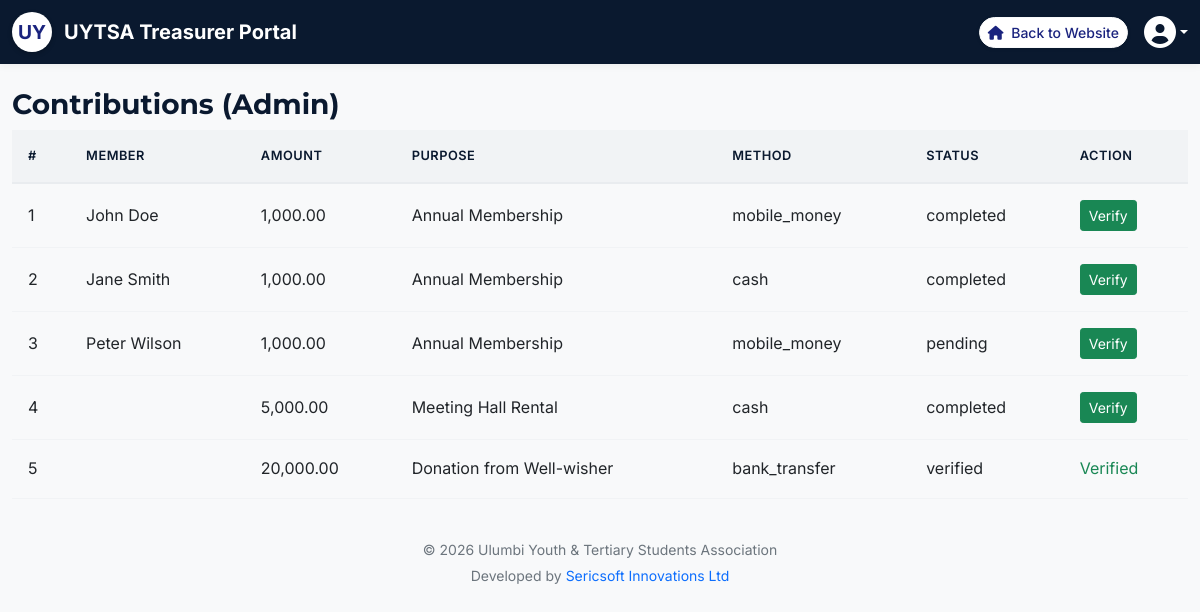
The page /admin/my-contributions.php (signed in) on the database its author committed.
### tables this page shows
CREATE TABLE finances (
    id INT PRIMARY KEY AUTO_INCREMENT,
    transaction_type ENUM('contribution', 'donation', 'expense', 'project_fund', 'event_fund') NOT NULL,
    member_id INT,
    amount DECIMAL(10,2) NOT NULL,
    purpose VARCHAR(255) NOT NULL,
    description TEXT,
    receipt_number VARCHAR(50) UNIQUE,
    payment_method ENUM('cash', 'mobile_money', 'bank_transfer', 'other') DEFAULT 'cash',
    status ENUM('pending', 'completed', 'verified', 'cancelled') DEFAULT 'pending',
    recorded_by INT,
    transaction_date DATE,
    recorded_at TIMESTAMP DEFAULT CURRENT_TIMESTAMP,
    FOREIGN KEY (member_id) REFERENCES users(id) ON DELETE SET NULL,
    FOREIGN KEY (recorded_by) REFERENCES users(id) ON DELETE SET NULL
);

CREATE TABLE users (
    id INT PRIMARY KEY AUTO_INCREMENT,
    username VARCHAR(50) UNIQUE NOT NULL,
    email VARCHAR(100) UNIQUE NOT NULL,
    password VARCHAR(255) NOT NULL,
    full_name VARCHAR(100) NOT NULL,
    role ENUM('member', 'Patron', 'Chairperson', 'Vice_Chairperson', 'Secretary_General', 'Treasurer', 'Organizing_Secretary', 'Publicity_Officer', 'NextGen_Docket') DEFAULT 'member',
    phone VARCHAR(20),
    institution VARCHAR(100),
    course VARCHAR(100),
    year_of_study VARCHAR(20),
    graduation_year INT,
    profile_image VARCHAR(255),
    bio TEXT,
    status ENUM('active', 'inactive', 'alumni') DEFAULT 'active',
    is_approved TINYINT(1) DEFAULT 0,
    registration_date TIMESTAMP DEFAULT CURRENT_TIMESTAMP,
    last_login TIMESTAMP NULL,
    reset_token VARCHAR(255),
    reset_expiry TIMESTAMP NULL
);

### admin/my-contributions.php (the view, shortened to what this page needs)
<?php
$conn = getDBConnection();
$contributions = $conn->query("SELECT f.*, u.full_name FROM finances f LEFT JOIN users u ON f.member_id = u.id ORDER BY recorded_at DESC");
?>
<?php include 'header.php'; ?>
<div class="container mt-4">
    <h3>Contributions (Admin)</h3>
    <div class="row">
        <div class="col-12">
            <table class="table table-sm">
                <thead><tr><th>#</th><th>Member</th><th>Amount</th><th>Purpose</th><th>Method</th><th>Status</th><th>Action</th></tr></thead>
                <tbody>
                <?php $i=1; while($r=$contributions->fetch_assoc()): ?>
                    <tr>
                        <td><?php echo $i++; ?></td>
                        <td><?php echo htmlspecialchars($r['full_name']); ?></td>
                        <td><?php echo number_format($r['amount'],2); ?></td>
                        <td><?php echo htmlspecialchars($r['purpose']); ?></td>
                        <td><?php echo htmlspecialchars($r['payment_method']); ?></td>
                        <td><?php echo htmlspecialchars($r['status']); ?></td>
                        <td>
                            <?php if ($r['status'] !== 'verified'): ?>
                                <a href="my-contributions.php?verify=<?php echo $r['id']; ?>" class="btn btn-sm btn-success">Verify</a>
                            <?php else: ?>
                                <span class="text-success">Verified</span>
                            <?php endif; ?>
                        </td>
                    </tr>
                <?php endwhile; ?>
                </tbody>
            </table>
        </div>
    </div>
</div>
<?php include 'footer.php'; ?>

### assets/css/style.css (style rules this page uses)
:root { --uytsa-blue: #2c3e50; --uytsa-light-blue: #3498db; --uytsa-red: #e74c3c; --uytsa-green: #2ecc71; --uytsa-yellow: #f39c12; }

### assets/css/modern.css (style rules this page uses)
:root { --corporate-navy: #0a192f; --corporate-blue: #112240; --corporate-accent: #c5a059; --corporate-accent-hover: #d4af37; --corporate-light: #f8f9fa; --corporate-dark: #212529; --corporate-gray: #8892b0; --corporate-border: #e2e8f0; --font-primary: 'Inter', sans-serif; --font-heading: 'Montserrat', sans-serif; --shadow-sm: 0 1px 2px 0 rgba(0, 0, 0, 0.05); --shadow-md: 0 4px 6px -1px rgba(0, 0, 0, 0.1), 0 2px 4px -1px rgba(0, 0, 0, 0.06); --shadow-lg: 0 10px 15px -3px rgba(0, 0, 0, 0.1), 0 4px 6px -2px rgba(0, 0, 0, 0.05); --shadow-premium: 0 20px 25px -5px rgba(0, 0, 0, 0.1), 0 10px 10px -5px rgba(0, 0, 0, 0.04); }
body { font-family: var(--font-primary); color: var(--corporate-dark); background-color: var(--corporate-light); line-height: 1.6; }
h1, h2, h3, h4, h5, h6 { font-family: var(--font-heading); font-weight: 700; color: var(--corporate-navy); }

### admin/css/admin.css (style rules this page uses)
:root { --sidebar-width: 250px; --header-height: 60px; --primary-color: var(--corporate-navy); --secondary-color: var(--corporate-blue); --accent-color: var(--corporate-accent); }
body { background-color: var(--corporate-light); font-family: var(--font-primary); }
.container.mt-4 { max-width: 1400px; }
.table { margin-bottom: 0; }
.table thead th { background-color: #f1f3f5; border-bottom: 2px solid #e9ecef; color: var(--corporate-navy); font-weight: 600; text-transform: uppercase; font-size: 0.8rem; padding: 16px; letter-spacing: 0.5px; }
.table tbody td { padding: 16px; vertical-align: middle; color: var(--corporate-dark); border-bottom: 1px solid #f1f3f5; }

### rows shown on the page
finances: member.full_name "John Doe", amount "1,000.00", purpose "Annual Membership", payment_method "mobile_money", status "completed"
finances: member.full_name "Jane Smith", amount "1,000.00", purpose "Annual Membership", payment_method "cash", status "completed"
finances: member.full_name "Peter Wilson", amount "1,000.00", purpose "Annual Membership", payment_method "mobile_money", status "pending"
finances: amount "5,000.00", purpose "Meeting Hall Rental", payment_method "cash", status "completed"
finances: amount "20,000.00", purpose "Donation from Well-wisher", payment_method "bank_transfer", status "verified", shows "Verified"

### other values the page prints
$headerRole "Treasurer"
